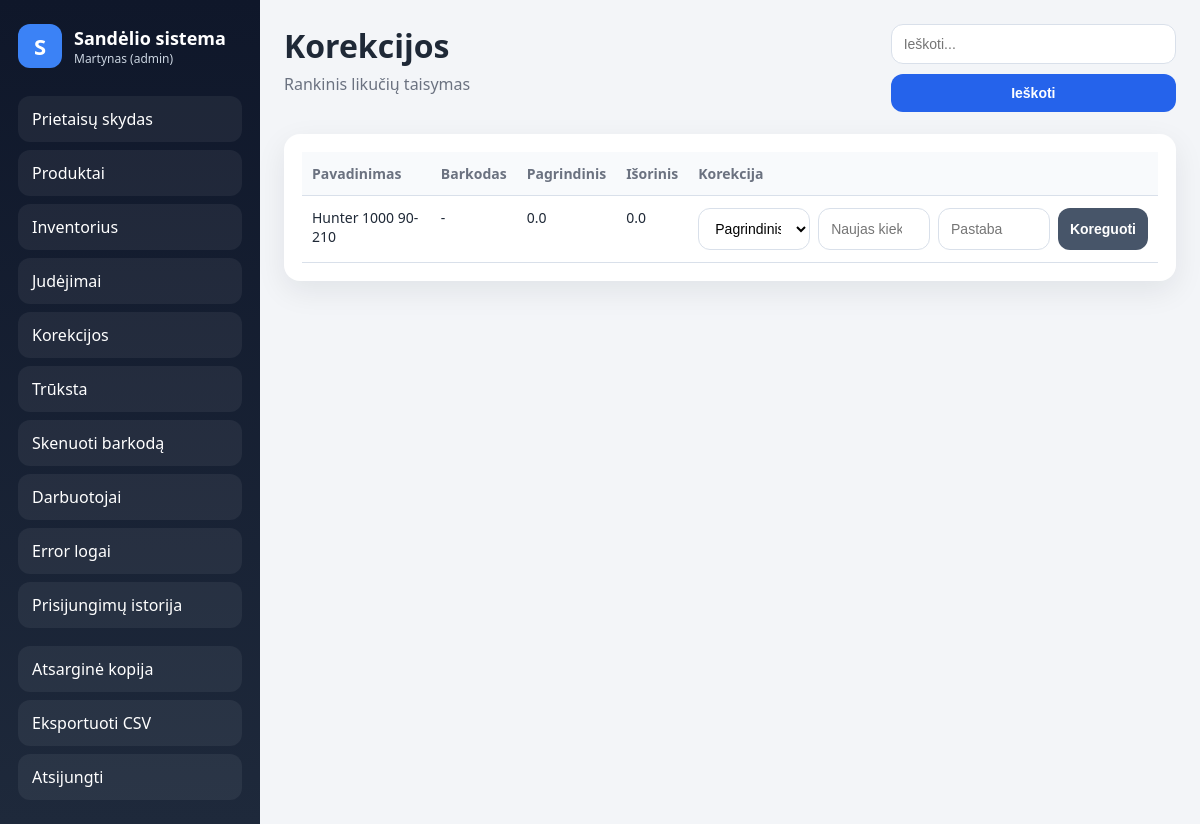
Page /korekcijos (signed in) on the committed database.
### tables this page shows
CREATE TABLE produktai (
        id INTEGER PRIMARY KEY AUTOINCREMENT,
        pavadinimas TEXT NOT NULL,
        barkodas TEXT UNIQUE,
        matas TEXT NOT NULL,
        min_kiekis REAL NOT NULL DEFAULT 0
    );

CREATE TABLE likutis (
        produkto_id INTEGER NOT NULL,
        vieta TEXT NOT NULL,
        kiekis REAL NOT NULL DEFAULT 0,
        PRIMARY KEY (produkto_id, vieta)
    );

### app.py (the view)
@app.route("/korekcijos")
@login_required
def korekcijos():
    paieska = request.args.get("q", "")
    inventorius = gauti_inventoriu(paieska)
    return render_template("korekcijos.html", inventorius=inventorius, paieska=paieska, message=request.args.get("message", ""))

### app.py (called while the page is built)
def gauti_conn():
    conn = sqlite3.connect(DB)
    conn.row_factory = sqlite3.Row
    return conn

def get_setting(key, default=""):
    conn = gauti_conn()
    c = conn.cursor()
    c.execute("SELECT value FROM settings WHERE key = ?", (key,))
    row = c.fetchone()
    conn.close()
    return row["value"] if row else default

def system_locked():
    return get_setting("system_locked", "0") == "1"

def login_required(f):
    @wraps(f)
    def wrapper(*args, **kwargs):
        if not session.get("user_id"):
            return redirect(url_for("login"))
        last_activity = session.get("last_activity")
        if last_activity:
            last_dt = datetime.fromisoformat(last_activity)
            if datetime.now() - last_dt > timedelta(minutes=INACTIVITY_MINUTES):
                session.clear()
                return redirect(url_for("login", message="Sesija baigėsi dėl neaktyvumo."))
        session["last_activity"] = datetime.now().isoformat()
        return f(*args, **kwargs)
    return wrapper

def gauti_kieki(produkto_id, vieta):
    conn = gauti_conn()
    c = conn.cursor()
    c.execute("SELECT kiekis FROM likutis WHERE produkto_id = ? AND vieta = ?", (produkto_id, vieta))
    row = c.fetchone()
    conn.close()
    return float(row["kiekis"]) if row else 0.0

def gauti_produktus(paieska=""):
    conn = gauti_conn()
    c = conn.cursor()
    if paieska.strip():
        q = f"%{paieska.strip()}%"
        c.execute("""
        SELECT * FROM produktai
        WHERE pavadinimas LIKE ? OR barkodas LIKE ?
        ORDER BY pavadinimas
        """, (q, q))
    else:
        c.execute("SELECT * FROM produktai ORDER BY pavadinimas")
    rows = c.fetchall()
    conn.close()
    return rows

def gauti_inventoriu(paieska=""):
    produktai = gauti_produktus(paieska)
    result = []
    for p in produktai:
        result.append({
            "id": p["id"],
            "pavadinimas": p["pavadinimas"],
            "barkodas": p["barkodas"] or "",
            "matas": p["matas"],
            "min_kiekis": p["min_kiekis"],
            "pagrindinis": gauti_kieki(p["id"], PAGRINDINIS),
            "isorinis": gauti_kieki(p["id"], ISORINIS),
        })
    return result

### templates/korekcijos.html (shortened to what this page needs)
{% extends "base.html" %}
{% block content %}
<div class="topbar">
    <div>
        <h1>Korekcijos</h1>
        <p class="muted">Rankinis likučių taisymas</p>
    </div>
    <form method="get" class="search-form">
        <input type="text" name="q" placeholder="Ieškoti..." value="{{ paieska }}">
        <button type="submit">Ieškoti</button>
    </form>
</div>
<section class="card">
    <div class="table-wrap">
        <table>
            <thead>
                <tr><th>Pavadinimas</th><th>Barkodas</th><th>Pagrindinis</th><th>Išorinis</th><th>Korekcija</th></tr>
            </thead>
            <tbody>
            {% for p in inventorius %}
            <tr>
                <td>{{ p["pavadinimas"] }}</td>
                <td>{{ p["barkodas"] or "-" }}</td>
                <td>{{ p["pagrindinis"] }}</td>
                <td>{{ p["isorinis"] }}</td>
                <td>
                    <form method="post" action="/koreguoti" class="mini-form-3">
                        <select name="vieta" required>
                            <option value="PAGRINDINIS">Pagrindinis</option>
                        </select>
                        <input type="number" step="0.01" min="0" name="naujas_kiekis" placeholder="Naujas kiekis" required>
                        <input type="text" name="pastaba" placeholder="Pastaba">
                        <button type="submit" class="secondary">Koreguoti</button>
                    </form>
                </td>
            </tr>
            {% endfor %}
            </tbody>
        </table>
    </div>
</section>
{% endblock %}

### static/style.css (style rules this page uses)
:root { --bg: #f3f5f8; --panel: #ffffff; --line: #d9e0ea; --text: #1f2937; --muted: #6b7280; --primary: #2563eb; --primary-hover: #1d4ed8; --danger: #c62828; --shadow: 0 10px 30px rgba(15, 23, 42, 0.08); --radius: 16px; }
* { box-sizing: border-box; }
html, body { margin: 0; padding: 0; background: var(--bg); color: var(--text); font-family: "Segoe UI", Arial, sans-serif; }
.topbar { display: flex; align-items: flex-start; justify-content: space-between; gap: 18px; margin-bottom: 22px; flex-wrap: wrap; }
.topbar h1 { margin: 0; font-size: 32px; }
.muted { color: var(--muted); margin-top: 6px; }
.search-form { display: flex; gap: 10px; flex-wrap: wrap; }
.card { background: var(--panel); border-radius: var(--radius); box-shadow: var(--shadow); padding: 18px; margin-bottom: 20px; }
.table-wrap { overflow-x: auto; }
table { width: 100%; border-collapse: collapse; }
th, td { text-align: left; vertical-align: top; border-bottom: 1px solid var(--line); padding: 12px 10px; font-size: 14px; }
th { color: var(--muted); font-weight: 600; background: #f8fafc; }
.mini-form-3 { display: grid; grid-template-columns: 1fr 1fr 1fr auto; gap: 8px; }
input, select, button { width: 100%; border: 1px solid var(--line); border-radius: 12px; padding: 11px 12px; font-size: 14px; background: white; }
button { cursor: pointer; background: var(--primary); color: white; border: none; font-weight: 600; transition: 0.15s ease; }
button.secondary { background: #475569; }

### rows in the picture
produktai: pavadinimas "Hunter 1000 90-210"
likutis: pagrindinis "0.0"
likutis: isorinis "0.0"

### other values in the picture
{{ session.get('username', '') }} "Martynas"
{{ session.get('role', '') }} "admin"
{{ p["barkodas"] or "-" }} "-"
